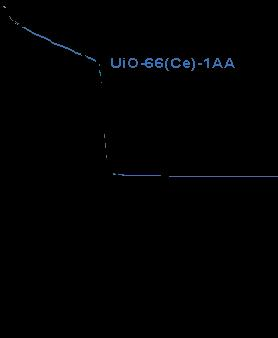
#> input picture LineExtraction/out/21.jpg, 278 x 338 px
$ python extractor.py   (older library calls are emulated)
#> lines starting #> are read from the running program, lines starting #| are printed output that depends on the picture
### util.py
import numpy as np
import cv2
import os
import time

project_folder = os.path.dirname(os.path.abspath(__file__))
cache_folder = os.path.join(project_folder, 'data', 'work')
os.makedirs(cache_folder, exist_ok=True)

def generate_name(suffix='.png'):
    if suffix and suffix[0]!= '.':
        suffix = '.' + suffix
    name = time.strftime("%Y%m%d%H%M%S", time.localtime())
    path = f"{cache_folder}/{name}{suffix}"
    i = 1
    while os.path.exists(path):
        path = f"{cache_folder}/{name}_{i}{suffix}"
        i += 1
    print(f'target file saved at {path}')
    if suffix == '':
        os.makedirs(path)
    return path


# [19 lines left out: functions expand, histeq, not called in this run]

def fft2(img):
    return np.fft.fft2(img)

def fftshift(img):
    return np.fft.fftshift(img)

def ifftshift(img):
    return np.fft.ifftshift(img)

def ifft2(img):
    return np.fft.ifft2(img)

# 不调用库
# [55 lines left out: functions RobertsOperator, RobertsAlogrithm, Roberts, Prewitt, Sobel, Scharr, not called in this run]


def Laplacian(img):
    dst = cv2.Laplacian(img, cv2.CV_16S, ksize = 3)
    return cv2.convertScaleAbs(dst)

# 不使用库函数的做法
# [88 lines left out: functions LaplaceOperator, LaplaceAlogrithm, noisy, Log, Canny, smoothing, not called in this run]

### LineExtraction/extractor.py
import enum
from math import sqrt
from PIL import Image
import numpy as np
from tqdm import tqdm
from scipy.optimize import curve_fit
import matplotlib.pyplot as plt
from scipy import interpolate
import pylab as pl
import sys
sys.path.append('..')
from LineExtraction.seperate import Color

from util import generate_name

class Extractor:
    def __init__(self, path, xs=0, xt=100, ys=0, yt=100, z=5, zm=20):
#> called with path = 'out/21.jpg', xs = 0, xt = 100, ys = 0, yt = 100, z = 5, zm = 20
        img = Image.open(path)
#> img is the input picture: PIL image 278x338 RGB; mean R, G, B 0.9, 1.1, 1.7
        img = img.convert('RGB')   # 修改颜色通道为RGB
        x, y = img.size   # 获得长和宽
#> x = 278; y = 338

        # 一定包含最上面的点
        points = []
        for k in range(y):
            for i in range(x):
                pixel = img.getpixel((i, k))
                if np.sum(pixel) > Color.black and i < x/3:
                    points.append((i, k))
                    break
            if points:
                break
#> after the loop, points = [(2, 2)]

        for i in range(points[-1][0] + 1, x):
            for k in range(points[-1][1], y):
                pixel = img.getpixel((i, k))
                if np.sum(pixel) > Color.black:
                    if k - points[-1][1] <= zm * 2:
                        points.append((i, k))
                        break
#> after the loop, points = 89 pairs, first value 2 to 101, second value 2 to 87
        print(f"像素横向坐标点对共{len(points)}个，隔5样例：", points[::5])
#| 像素横向坐标点对共89个，隔5样例： [(2, 2), (10, 17), (16, 22), (22, 27), (27, 29), (32, 32), (37, 34), (42, 36), (47, 38), (52, 42), (57, 44), (62, 45), (67, 47), (72, 50), (77, 52), (85, 55), (90, 57), (95, 60)]

        cordinate = []
        for ix, p in enumerate(points):
            xx = round(p[0]/x*(xt-xs) + xs, 3)
            yy = round((1-p[1]/y)*(yt-ys) + ys, 3)
            if ix and xx - cordinate[-1][0] < 1:
                continue
            cordinate.append((xx, yy))
#> this loop made 89 passes
#> (p, xx, yy) on passes 1 to 12: ((2, 2), 0.719, 99.41), ((3, 6), 1.08, 98.22), ((4, 6), 1.44, 98.22), ((5, 7), 1.8, 97.93), ((9, 16), 3.24, 95.27), ((10, 17), 3.6, 94.97), ((11, 19), 3.96, 94.38), ((12, 20), 4.32, 94.08), ((13, 20), 4.68, 94.08), ((15, 21), 5.4, 93.79), ((16, 22), 5.75, 93.49), ((17, 22), 6.12, 93.49)
#> after the loop, cordinate = 32 pairs, first value 0.719 to 35.97, second value 74.85 to 99.41

        points = []
        for i in range(x-1, 0, -1):
            for k in range(y-1, 0, -1):
                pixel = img.getpixel((i, k))
                if np.sum(pixel) > Color.black and k > y/3:
                    points.append((i, k))
                    break
            if points:
                break
#> after the loop, points = [(277, 176)]

        for k in range(points[-1][1] - 1, 0, -1):
            for i in range(points[-1][0], 0, -1):
                pixel = img.getpixel((i, k))
                if np.sum(pixel) > Color.black:
                    if points[-1][0] - i <= zm * 2:
                        points.append((i, k))
                        break
        print(f"像素纵向坐标点对共{len(points)}个，隔5样例：", points[::5])
#| 像素纵向坐标点对共1个，隔5样例： [(277, 176)]

        for ix, p in enumerate(points):
            xx = round(p[0]/x*(xt-xs) + xs, 3)
            yy = round((1-p[1]/y)*(yt-ys) + ys, 3)
            if ix and cordinate[-1][1] - yy > 1:
                continue
            cordinate.append((xx, yy))
#> this loop made 1 pass
#> (ix, p, xx, yy) on pass 1: (0, (277, 176), 99.64, 47.93)
#> after the loop, cordinate = 33 pairs, first value 0.719 to 99.64, second value 47.93 to 99.41

        def get_x(p):
            return (p[0] * 100000 - p[1]) / 100000
        def distance(x, y):
            return sqrt((x[0] - y[0]) ** 2 + (x[1] - y[1]) ** 2)

        cordinate.sort(key=get_x)

        self.cordinate = []
        for c in cordinate:
            if not self.cordinate or self.cordinate and z < distance(self.cordinate[-1], c) < zm * 2:
                self.cordinate.append(c)
#> this loop made 33 passes
#> c on passes 1 to 12: (0.719, 99.41), (1.8, 97.93), (3.24, 95.27), (4.32, 94.08), (5.4, 93.79), (6.47, 93.19), (7.55, 92.6), (8.63, 92.01), (9.71, 91.42), (10.79, 91.12), (11.87, 90.53), (12.95, 89.94)
#> after the loop, self.cordinate = [(0.719, 99.41), (4.32, 94.08), (9.71, 91.42), (15.11, 89.35), (20.5, 86.98), (25.9, 85.21), (31.66, 83.14), (35.97, 74.85)]

        remove_lis = []
#> remove_lis = []
        for c in self.cordinate:
            valid = False
            for cc in self.cordinate:
                if cc != c and distance(c, cc) < zm:
                    valid = True
                    break
            if not valid:
                remove_lis.append(c)
#> this loop made 8 passes
        print(f"去除离群点共{len(remove_lis)}个：", remove_lis)
#| 去除离群点共0个： []
        for t in remove_lis:
            self.cordinate.remove(t)
#> this loop made 0 passes
        print(f"坐标点对共{len(self.cordinate)}个，隔5样例：", self.cordinate[::5])
#| 坐标点对共8个，隔5样例： [(0.719, 99.408), (25.899, 85.207)]

        self.csv_path = generate_name('.csv')
        print(f"曲线坐标点已保存在：{self.csv_path}")
        with open(self.csv_path, 'w') as f:
            f.write("x,y\n")
            for p in self.cordinate:
                f.write(f"{p[0]},{p[1]}\n")
#> this loop made 8 passes

        self.x = [get_x(p) for p in self.cordinate]
#> self.x = [0.718, 4.32, 9.71, 15.11, 20.5, 25.9, 31.65, 35.97]
        self.y = [p[1] for p in self.cordinate]
#> self.y = [99.41, 94.08, 91.42, 89.35, 86.98, 85.21, 83.14, 74.85]

        # print("cor", self.cordinate)
        # print(self.x)
        # print(self.y)

    def fit(self):
        '''拟合'''
        def function(x, a_3, a_2, a_1, a0, a1, a2, a3):
            return a_3 * x ** (-3) + a_2 * x ** (-2) + a_1 * x ** (-1) + a0 \
                + a1 * x + a2 * x ** 2 + a3 * x ** 3

        p_est, _ = curve_fit(function, self.x, self.y)
#> p_est = [-3318.8, 6183.4, -2420.7, 460.5, -25.54, 0.792, -0.00922]
        print(p_est)
#| [-3.31878333e+03  6.18335507e+03 -2.42065419e+03  4.60505524e+02
#|  -2.55419102e+01  7.92008136e-01 -9.21716572e-03]
        plt.figure(figsize=(12,9))
        plt.plot(self.x, self.y, "rx")
        plt.plot(self.x, [function(i, *p_est) for i in self.x], "k--")
        plt.show()
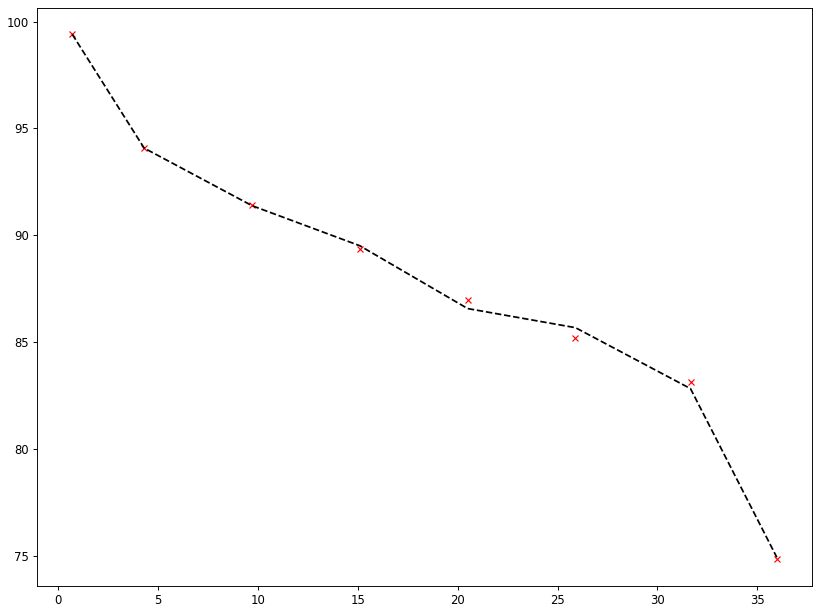
#> figure drawn by matplotlib, 1 panel


    def interpolate(self):
        '''差值'''
        pl.figure(figsize=(7, 7))
        pl.plot(self.x, self.y,'ro')
        xnew = np.linspace(min(self.x), max(self.x), 1000)
        for kind in ['nearest', 'zero','linear']: # ,'quadratic', 'cubic'
            #根据kind创建插值对象interp1d
            f = interpolate.interp1d(self.x, self.y, kind = kind)
            ynew = f(xnew)      #计算插值结果
            pl.plot(xnew, ynew, label = str(kind))

        pl.xticks(fontsize=20)
        pl.yticks(fontsize=20)

        pl.legend(loc = 'lower right')
        path = generate_name()
        pl.savefig(path)
        pl.close()
        return path


if __name__ == "__main__":
    ex = Extractor('out/21.jpg')
    ex.fit()

$ run again, with LineExtraction/out/1.jpg copied over LineExtraction/out/21.jpg
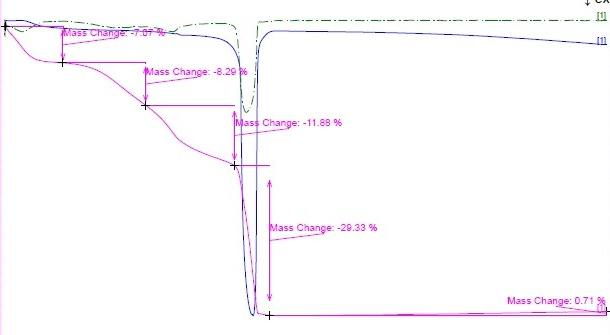
#> input picture LineExtraction/out/1.jpg, 610 x 335 px
#> in __init__, img is the input picture: PIL image 610x335 RGB; mean R, G, B 251.3, 249.5, 251.5
#> after the loop in __init__, `for k in range(y):`: points = [(0, 0)]
#> after the loop in __init__, `for i in range(points[-1][0] + 1, x):`: points = 610 pairs, first value 0 to 609, second value 0 to 0
#> (printed output is left out)
#> the loop in __init__, `for ix, p in enumerate(points):` made 610 passes
#> (p, xx) on passes 1 to 3: ((0, 0), 0), ((1, 0), 0.164), ((2, 0), 0.328)
#> after the loop in __init__, `for ix, p in enumerate(points):`: cordinate = 88 pairs, first value 0 to 99.84, second value 100 to 100
#> after the loop in __init__, `for i in range(x-1, 0, -1):`: points = [(609, 334)]
#> after the loop in __init__, `for k in range(points[-1][1] - 1, 0, -1):`: points = 334 pairs, first value 607 to 609, second value 1 to 334
#> (printed output is left out)
#> the loop in __init__, `for ix, p in enumerate(points):` made 334 passes
#> (p, xx, yy) on passes 1 to 3: ((609, 334), 99.84, 0.299), ((609, 333), 99.84, 0.597), ((609, 332), 99.84, 0.896)
#> after the loop in __init__, `for ix, p in enumerate(points):`: cordinate = 422 pairs, first value 0 to 99.84, second value 0.299 to 100
#> the loop in __init__, `for c in cordinate:` made 422 passes
#> c on passes 1 to 3: (0, 100), (1.15, 100), (2.29, 100)
#> after the loop in __init__, `for c in cordinate:`: self.cordinate = 37 pairs, first value 0 to 99.84, second value 3.88 to 100
#> remove_lis = []
#> the loop in __init__, `for c in self.cordinate:` made 37 passes
#> c on passes 1 to 8: (0, 100), (5.74, 100), (11.47, 100), (17.21, 100), (22.95, 100), (28.69, 100), (34.43, 100), (40.16, 100)
#| 去除离群点共0个： []
#| 坐标点对共37个，隔5样例： [(0.0, 100.0), (28.689, 100.0), (57.377, 100.0), (86.066, 100.0), (99.508, 85.075), (99.508, 59.701), (99.508, 34.328), (99.508, 8.955)]
#> the loop in __init__, `for p in self.cordinate:` made 37 passes
#> self.x = 37 values from -0.001 to 99.84
#> self.y = 37 values, max 100 at index 0, min 3.88 at index 36, mean 74.09
#> p_est = [12.4, 12397, -3914.1, 483.3, -14.77, 0.232, -0.00124]
#| [ 1.24009118e+01  1.23969973e+04 -3.91406975e+03  4.83253890e+02
#|  -1.47684903e+01  2.32068654e-01 -1.23982302e-03]
#> in fit, `plt.show()`:
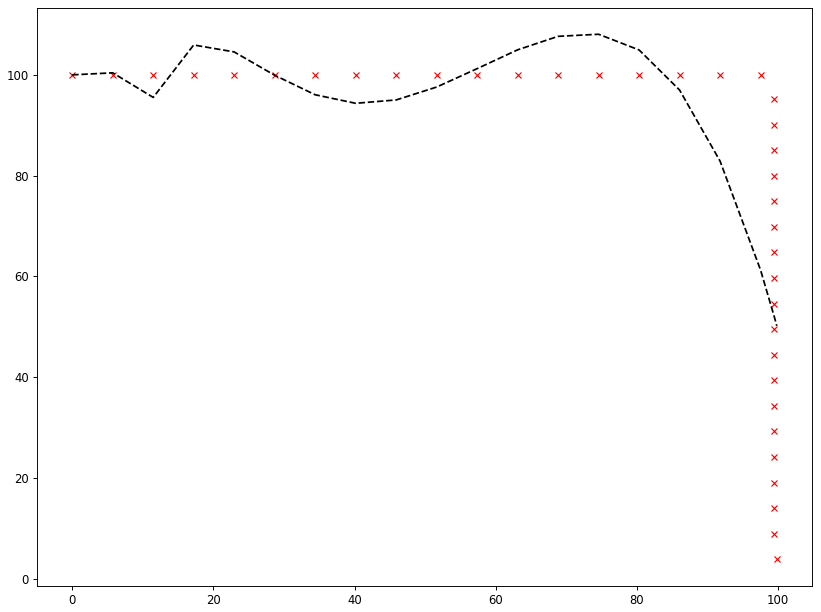
#> figure drawn by matplotlib, 1 panel; curve peaks at x = -0.001, y = 100; curve peaks at x = 74.59, y = 108.1

$ run again, with LineExtraction/out/11.jpg copied over LineExtraction/out/21.jpg
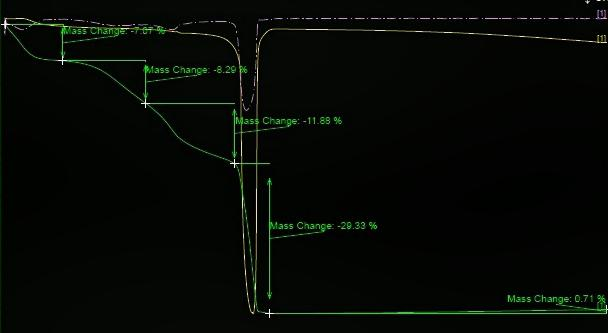
#> input picture LineExtraction/out/11.jpg, 608 x 333 px
#> in __init__, img is the input picture: PIL image 608x333 RGB; mean R, G, B 6, 9, 5
#> after the loop in __init__, `for k in range(y):`: points = [(0, 0)]
#> after the loop in __init__, `for i in range(points[-1][0] + 1, x):`: points = 273 pairs, first value 0 to 274, second value 0 to 129
#> (printed output is left out)
#> the loop in __init__, `for ix, p in enumerate(points):` made 273 passes
#> (p, xx, yy) on passes 1 to 3: ((0, 0), 0, 100), ((1, 24), 0.164, 92.79), ((2, 24), 0.329, 92.79)
#> after the loop in __init__, `for ix, p in enumerate(points):`: cordinate = 40 pairs, first value 0 to 45.07, second value 61.26 to 100
#> after the loop in __init__, `for i in range(x-1, 0, -1):`: points = [(607, 309)]
#> after the loop in __init__, `for k in range(points[-1][1] - 1, 0, -1):`: points = 38 pairs, first value 299 to 607, second value 16 to 309
#| 像素纵向坐标点对共38个，隔5样例： [(607, 309), (606, 304), (604, 299), (592, 294), (575, 39), (503, 34), (375, 27), (330, 18)]
#> the loop in __init__, `for ix, p in enumerate(points):` made 38 passes
#> (p, xx, yy) on passes 1 to 8: ((607, 309), 99.84, 7.21), ((606, 308), 99.67, 7.51), ((606, 307), 99.67, 7.81), ((606, 306), 99.67, 8.11), ((606, 305), 99.67, 8.41), ((606, 304), 99.67, 8.71), ((604, 303), 99.34, 9.01), ((604, 302), 99.34, 9.31)
#> after the loop in __init__, `for ix, p in enumerate(points):`: cordinate = 78 pairs, first value 0 to 99.84, second value 7.21 to 100
#> the loop in __init__, `for c in cordinate:` made 78 passes
#> c on passes 1 to 8: (0, 100), (1.15, 92.79), (2.3, 92.79), (3.45, 92.79), (4.61, 92.79), (5.76, 92.79), (6.91, 92.79), (8.06, 92.79)
#> after the loop in __init__, `for c in cordinate:`: self.cordinate = 18 items, first 6: (0, 100), (1.15, 92.79), (6.91, 92.79), (12.66, 91.89), (18.42, 91.59), (24.18, 91.29)
#> remove_lis = []
#> the loop in __init__, `for c in self.cordinate:` made 18 passes
#| 去除离群点共0个： []
#| 坐标点对共18个，隔5样例： [(0.0, 100.0), (24.178, 91.291), (49.178, 95.195), (82.73, 89.79)]
#> the loop in __init__, `for p in self.cordinate:` made 18 passes
#> self.x = [-0.001, 1.15, 6.91, 12.66, 18.42, 24.18, 29.93, 35.69, 39.14, 41.45, 49.18, 54.28, 61.68, 68.26, 76.97, 82.73, 87.99, 93.42]
#> self.y = [100, 92.79, 92.79, 91.89, 91.59, 91.29, 90.39, 89.49, 83.78, 64.26, 95.19, 94.59, 91.89, 90.99, 90.39, 89.79, 89.19, 88.59]
#> p_est = [0.218, 217.5, -238.9, 139.1, -2.76, 0.0505, -0.000286]
#| [ 2.17739311e-01  2.17500336e+02 -2.38935721e+02  1.39076434e+02
#|  -2.75960510e+00  5.05157637e-02 -2.85859735e-04]
#> in fit, `plt.show()`:
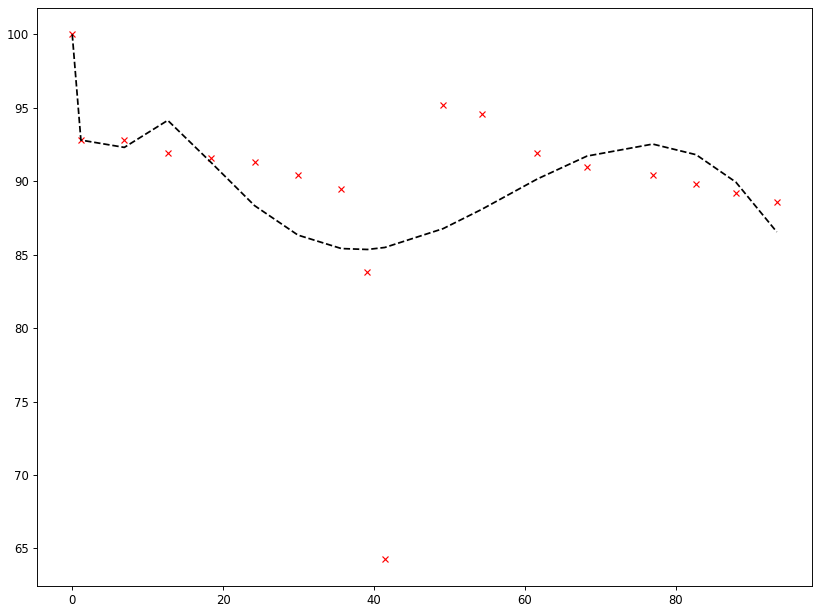
#> figure drawn by matplotlib, 1 panel; curve peaks at x = -0.001, y = 100; curve peaks at x = -0.001, y = 100

$ run again, with LineExtraction/out/13.jpg copied over LineExtraction/out/21.jpg
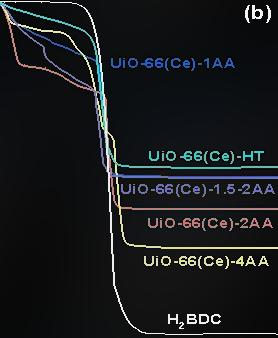
#> input picture LineExtraction/out/13.jpg, 278 x 338 px
#> in __init__, img is the input picture: PIL image 278x338 RGB; mean R, G, B 25, 26.9, 29
#> after the loop in __init__, `for k in range(y):`: points = [(14, 0)]
#> after the loop in __init__, `for i in range(points[-1][0] + 1, x):`: points = 264 pairs, first value 14 to 277, second value 0 to 167
#> (printed output is left out)
#> the loop in __init__, `for ix, p in enumerate(points):` made 264 passes
#> (p, xx, yy) on passes 1 to 3: ((14, 0), 5.04, 100), ((15, 0), 5.4, 100), ((16, 1), 5.75, 99.7)
#> after the loop in __init__, `for ix, p in enumerate(points):`: cordinate = 88 pairs, first value 5.04 to 98.92, second value 50.59 to 100
#> after the loop in __init__, `for i in range(x-1, 0, -1):`: points = [(277, 334)]
#> after the loop in __init__, `for k in range(points[-1][1] - 1, 0, -1):`: points = 231 pairs, first value 76 to 277, second value 1 to 334
#> (printed output is left out)
#> the loop in __init__, `for ix, p in enumerate(points):` made 231 passes
#> (p, xx, yy) on passes 1 to 3: ((277, 334), 99.64, 1.18), ((275, 333), 98.92, 1.48), ((265, 271), 95.32, 19.82)
#> after the loop in __init__, `for ix, p in enumerate(points):`: cordinate = 319 pairs, first value 5.04 to 99.64, second value 1.18 to 100
#> the loop in __init__, `for c in cordinate:` made 319 passes
#> c on passes 1 to 3: (5.04, 100), (6.12, 99.7), (7.19, 99.7)
#> after the loop in __init__, `for c in cordinate:`: self.cordinate = 60 pairs, first value 5.04 to 95.68, second value 19.82 to 100
#> the loop in __init__, `for c in self.cordinate:` made 60 passes
#> c on passes 1 to 8: (5.04, 100), (10.43, 99.7), (15.83, 99.7), (21.22, 99.41), (26.62, 99.11), (31.3, 97.34), (33.81, 92.9), (34.89, 87.87)
#> after the loop in __init__, `for c in self.cordinate:`: remove_lis = []
#| 去除离群点共0个： []
#> (printed output is left out)
#> the loop in __init__, `for p in self.cordinate:` made 60 passes
#> self.x = 60 values from 5.03 to 95.68
#> self.y = 60 values, max 100 at index 0, min 19.82 at index 58, mean 55.72
#> p_est = [-29934.4, 15870.6, -2947.9, 327.3, -6.93, 0.0667, -0.000241]
#| [-2.99344101e+04  1.58705764e+04 -2.94788206e+03  3.27250202e+02
#|  -6.93481221e+00  6.67380424e-02 -2.40874677e-04]
#> in fit, `plt.show()`:
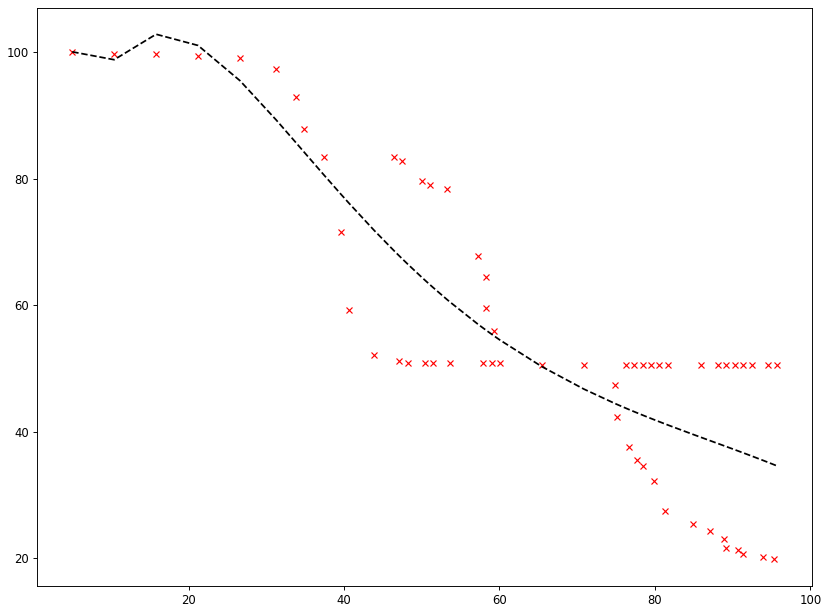
#> figure drawn by matplotlib, 1 panel; curve peaks at x = 5.03, y = 100; curve peaks at x = 15.83, y = 102.8
